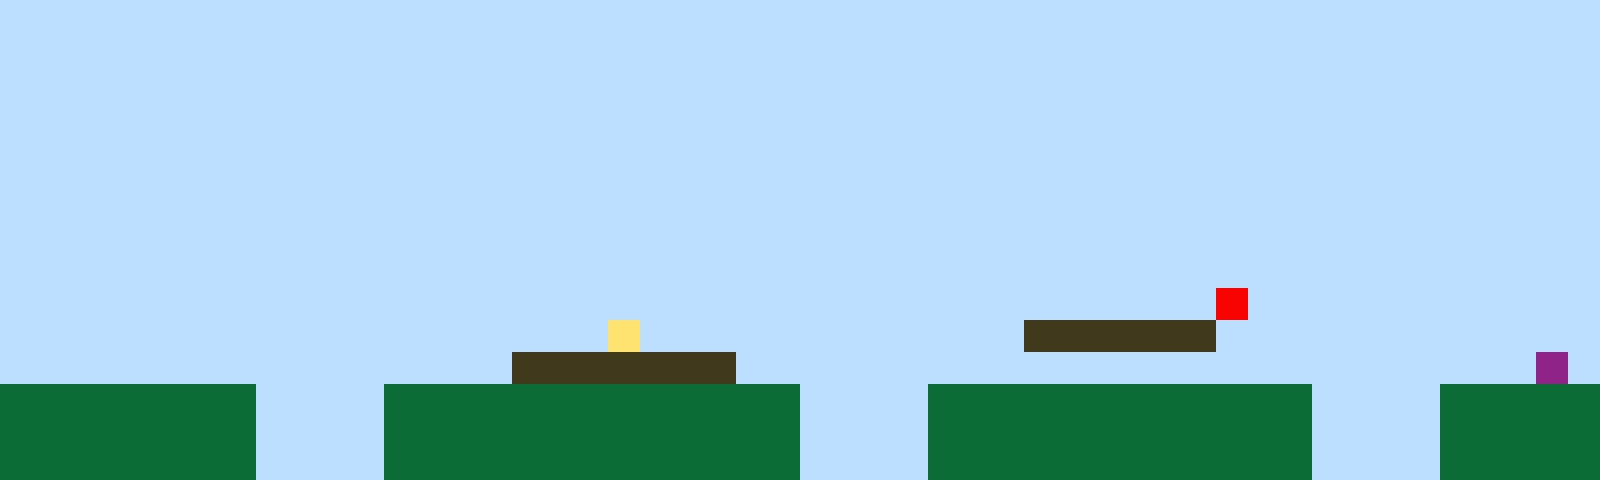

This is a level from a 2D game, rendered from its Tiled map with the project's own tilesets. A one-line summary and the complete map file follow:
An orthogonal 50x15 tile map with 32x32 px tiles, 1 tile layer (Tile Layer 1).

<map version="1.10" tiledversion="1.11.2" orientation="orthogonal" renderorder="right-up" width="50" height="15" tilewidth="32" tileheight="32" infinite="0" nextlayerid="2" nextobjectid="1"><editorsettings><export target="map1.csv" format="csv" /></editorsettings><tileset firstgid="1" name="sprites" tilewidth="32" tileheight="32" tilecount="6" columns="3"><image source="sprites.png" width="96" height="64" /></tileset><layer id="1" name="Tile Layer 1" width="50" height="15"><data encoding="csv">1,1,1,1,1,1,1,1,1,1,1,1,1,1,1,1,1,1,1,1,1,1,1,1,1,1,1,1,1,1,1,1,1,1,1,1,1,1,1,1,1,1,1,1,1,1,1,1,1,1,1,1,1,1,1,1,1,1,1,1,1,1,1,1,1,1,1,1,1,1,1,1,1,1,1,1,1,1,1,1,1,1,1,1,1,1,1,1,1,1,1,1,1,1,1,1,1,1,1,1,1,1,1,1,1,1,1,1,1,1,1,1,1,1,1,1,1,1,1,1,1,1,1,1,1,1,1,1,1,1,1,1,1,1,1,1,1,1,1,1,1,1,1,1,1,1,1,1,1,1,1,1,1,1,1,1,1,1,1,1,1,1,1,1,1,1,1,1,1,1,1,1,1,1,1,1,1,1,1,1,1,1,1,1,1,1,1,1,1,1,1,1,1,1,1,1,1,1,1,1,1,1,1,1,1,1,1,1,1,1,1,1,1,1,1,1,1,1,1,1,1,1,1,1,1,1,1,1,1,1,1,1,1,1,1,1,1,1,1,1,1,1,1,1,1,1,1,1,1,1,1,1,1,1,1,1,1,1,1,1,1,1,1,1,1,1,1,1,1,1,1,1,1,1,1,1,1,1,1,1,1,1,1,1,1,1,1,1,1,1,1,1,1,1,1,1,1,1,1,1,1,1,1,1,1,1,1,1,1,1,1,1,1,1,1,1,1,1,1,1,1,1,1,1,1,1,1,1,1,1,1,1,1,1,1,1,1,1,1,1,1,1,1,1,1,1,1,1,1,1,1,1,1,1,1,1,1,1,1,1,1,1,1,1,1,1,1,1,1,1,1,1,1,1,1,1,1,1,1,1,1,1,1,1,1,1,1,1,1,1,1,1,1,1,1,1,1,1,1,1,1,1,1,1,1,1,1,1,1,1,1,1,1,1,1,1,1,1,1,1,1,1,1,1,1,1,1,1,1,1,1,1,1,1,1,1,1,1,1,1,1,1,1,1,1,1,1,1,1,1,1,1,1,1,1,1,1,1,1,1,1,1,1,1,1,1,1,1,1,1,1,1,1,1,1,1,1,1,1,1,1,1,1,1,1,1,1,1,5,1,1,1,1,1,1,1,1,1,1,1,1,1,1,1,1,1,1,1,1,1,1,1,1,1,1,1,1,1,1,4,1,1,1,1,1,1,1,1,1,1,1,1,3,3,3,3,3,3,1,1,1,1,1,1,1,1,1,1,1,1,1,1,1,1,1,1,1,1,1,1,1,1,1,1,1,1,3,3,3,3,3,3,3,1,1,1,1,1,1,1,1,1,1,1,1,1,1,1,1,1,1,1,1,1,1,1,1,1,6,1,2,2,2,2,2,2,2,2,1,1,1,1,2,2,2,2,2,2,2,2,2,2,2,2,2,1,1,1,1,2,2,2,2,2,2,2,2,2,2,2,2,1,1,1,1,2,2,2,2,2,2,2,2,2,2,2,2,2,1,1,1,1,2,2,2,2,2,2,2,2,2,2,2,2,2,1,1,1,1,2,2,2,2,2,2,2,2,2,2,2,2,1,1,1,1,2,2,2,2,2,2,2,2,2,2,2,2,2,1,1,1,1,2,2,2,2,2,2,2,2,2,2,2,2,2,1,1,1,1,2,2,2,2,2,2,2,2,2,2,2,2,1,1,1,1,2,2,2,2,2</data></layer></map>
